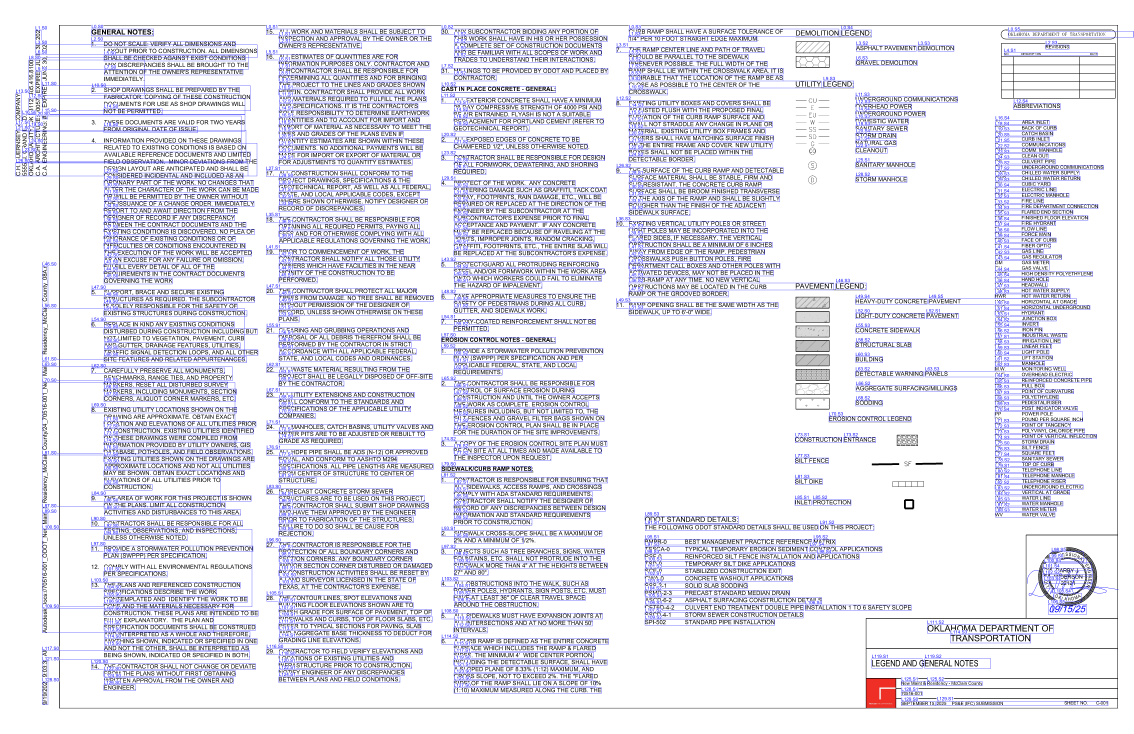
#> input picture debug_lines_overlay.png, 6800 x 4400 px (shown at 1/6 size)
$ python -i preprocess.py   (imports and definitions only)   (older library calls are emulated)
#> lines starting #> are read from the running program, lines starting #| are printed output that depends on the picture
from __future__ import annotations

import logging
from dataclasses import dataclass, field
from typing import Dict, List

from PIL import Image, ImageFilter, ImageOps

log = logging.getLogger(__name__)


@dataclass
class OcrPreprocessConfig:
    """Standalone OCR image preprocessing configuration.

    This module is intentionally independent from the main parsing pipeline.
    It can be run as a pre-stage and its output image can be passed into the
    OCR entry point later.
    """

    enabled: bool = True
    grayscale: bool = True
    autocontrast: bool = False
    clahe: bool = True
    clahe_clip_limit: float = 2.0
    clahe_tile_size: int = 8
    median_denoise: bool = False
    median_kernel_size: int = 3
    adaptive_binarize: bool = False
    adaptive_block_size: int = 11
    adaptive_c: float = 2.0
    sharpen: bool = False
    sharpen_radius: int = 2
    sharpen_percent: int = 140
    save_intermediate: bool = False


@dataclass
class OcrPreprocessResult:
    """Result payload emitted by the standalone OCR preprocessing pipeline."""

    image: Image.Image
    applied_steps: List[str] = field(default_factory=list)
    metrics: Dict[str, float] = field(default_factory=dict)


def _require_odd(value: int, floor: int = 3) -> int:
    """Clamp *value* to at least *floor* and ensure it is odd."""
    value = max(floor, int(value))
    return value if value % 2 == 1 else value + 1


def _as_uint8_gray(img: Image.Image):
    """Convert a PIL image to a uint8 grayscale numpy array."""
    import numpy as np

    if img.mode != "L":
        img = img.convert("L")
    arr = np.array(img)
    if arr.dtype != np.uint8:
        arr = arr.astype(np.uint8)
    return arr


def _measure_metrics(img: Image.Image) -> Dict[str, float]:
    """Compute basic image statistics (mean, std, sharpness, etc.)."""

    arr = _as_uint8_gray(img)
    metrics: Dict[str, float] = {
        "width": float(arr.shape[1]),
        "height": float(arr.shape[0]),
        "mean": float(arr.mean()),
        "std": float(arr.std()),
        "min": float(arr.min()),
        "max": float(arr.max()),
    }

    try:
        import cv2

        metrics["sharpness_laplacian_var"] = float(cv2.Laplacian(arr, cv2.CV_64F).var())
    except ImportError:
        pass

    return metrics


def preprocess_image_for_ocr(
    image: Image.Image,
    cfg: OcrPreprocessConfig | None = None,
    intermediate_dir: str | None = None,
) -> OcrPreprocessResult:
    """Run standalone OCR preprocessing over a PIL image.

    The output is intended to be passed directly into OCR ingestion in a later
    integration stage ("mouth" of OCR pipeline).
    """
    if cfg is None:
        cfg = OcrPreprocessConfig()

    current = image.copy()
    steps: List[str] = []

    def _save_step(name: str) -> None:
        """Save the current intermediate image if configured."""
        if not (cfg.save_intermediate and intermediate_dir):
            return
        from pathlib import Path

        out_dir = Path(intermediate_dir)
        out_dir.mkdir(parents=True, exist_ok=True)
        step_idx = len(steps)
        out_path = out_dir / f"{step_idx:02d}_{name}.png"
        current.save(out_path)

    if not cfg.enabled:
        return OcrPreprocessResult(
            image=current,
            applied_steps=["disabled"],
            metrics=_measure_metrics(current),
        )

    _save_step("input")

    if cfg.grayscale and current.mode != "L":
        current = current.convert("L")
        steps.append("grayscale")
        _save_step("grayscale")

    if cfg.autocontrast:
        current = ImageOps.autocontrast(current)
        steps.append("autocontrast")
        _save_step("autocontrast")

    if cfg.clahe:
        try:
            import cv2

            if not cfg.grayscale and current.mode != "L":
                log.warning(
                    "CLAHE requires grayscale input — converting from %s "
                    "to grayscale (enable grayscale explicitly to silence "
                    "this warning)",
                    current.mode,
                )
            arr = _as_uint8_gray(current)
            tile_size = max(2, int(cfg.clahe_tile_size))
            clahe = cv2.createCLAHE(
                clipLimit=float(cfg.clahe_clip_limit),
                tileGridSize=(tile_size, tile_size),
            )
            arr = clahe.apply(arr)
            current = Image.fromarray(arr)
            steps.append("clahe")
            _save_step("clahe")
        except ImportError:
            steps.append("clahe_skipped_no_cv2")

    if cfg.median_denoise:
        k = _require_odd(cfg.median_kernel_size, floor=3)
        current = current.filter(ImageFilter.MedianFilter(size=k))
        steps.append("median_denoise")
        _save_step("median_denoise")

    if cfg.adaptive_binarize:
        try:
            import cv2

            arr = _as_uint8_gray(current)
            block_size = _require_odd(cfg.adaptive_block_size, floor=3)
            binary = cv2.adaptiveThreshold(
                arr,
                255,
                cv2.ADAPTIVE_THRESH_GAUSSIAN_C,
                cv2.THRESH_BINARY,
                block_size,
                float(cfg.adaptive_c),
            )
            current = Image.fromarray(binary)
            steps.append("adaptive_binarize")
            _save_step("adaptive_binarize")
        except ImportError:
            steps.append("adaptive_binarize_skipped_no_cv2")

    if cfg.sharpen:
        current = current.filter(
            ImageFilter.UnsharpMask(
                radius=cfg.sharpen_radius, percent=cfg.sharpen_percent
            )
        )
        steps.append("unsharp_mask")
        _save_step("unsharp_mask")

    return OcrPreprocessResult(
        image=current,
        applied_steps=steps,
        metrics=_measure_metrics(current),
    )

>>> from PIL import Image
>>> picture = Image.open('../../../debug_lines_overlay.png')
#> picture is the input picture: PIL image 6800x4400 RGBA; mean R, G, B, A 223.9, 223.7, 235.8, 251.5
>>> result = preprocess_image_for_ocr(picture)
#> in preprocess_image_for_ocr, `current = current.convert("L")`:
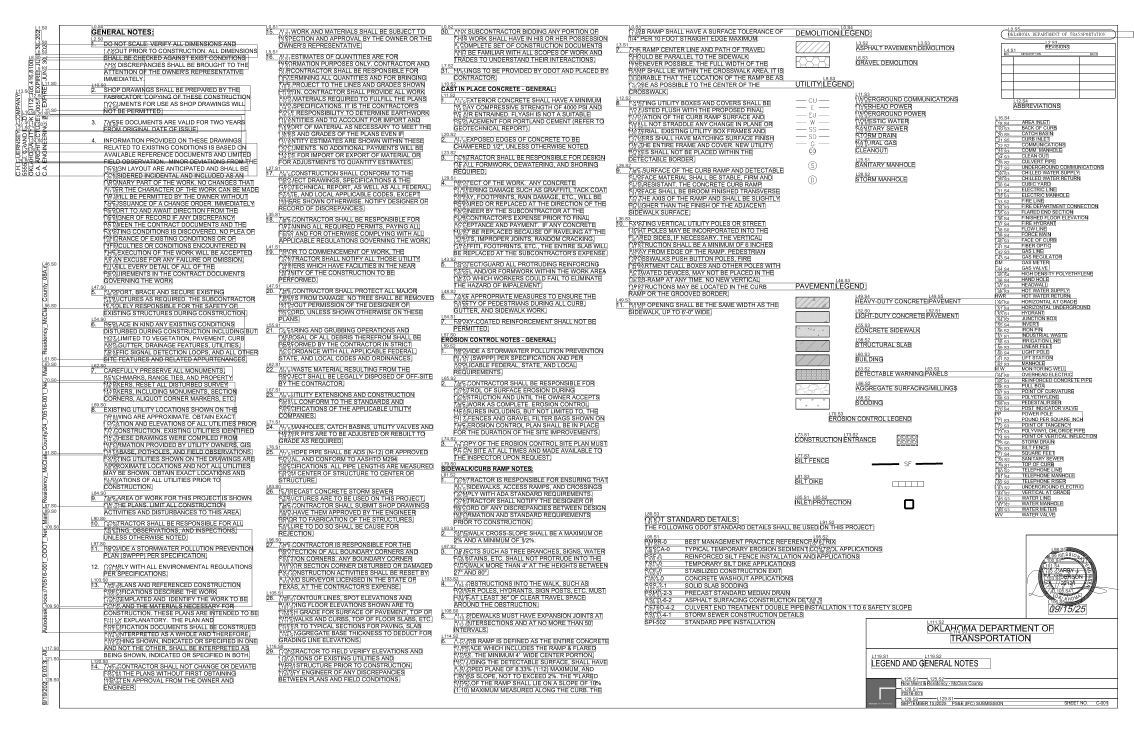
#> current: PIL image 6800x4400 L (shown at 1/6 size); min 0, max 255, mean 225.2
#> in _measure_metrics, `metrics: Dict[str, float] = { "width": float(arr.shape[1]), "height": ..`: metrics = {'width': 6800, 'height': 4400, 'mean': 225.6, 'std': 78.34, 'min': 2, 'max': 255}

$ run again, on pattern_atlas_page5.png
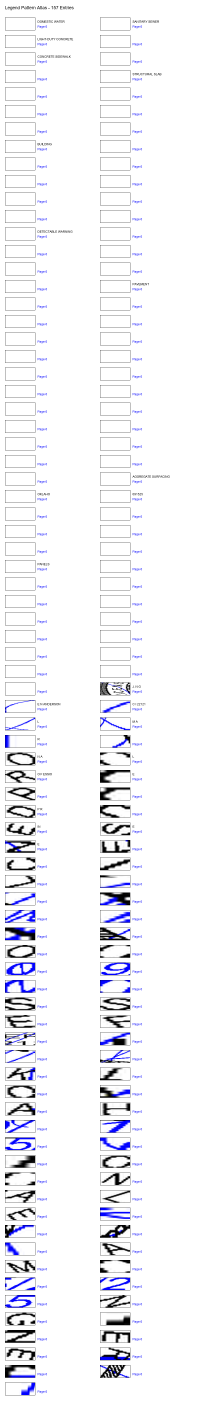
#> input picture pattern_atlas_page5.png, 800 x 5630 px (shown at 1/4 size)
#> picture is the input picture: PIL image 800x5630 RGB; mean R, G, B 242.4, 242.4, 246.2
#> in preprocess_image_for_ocr, `current = current.convert("L")`:
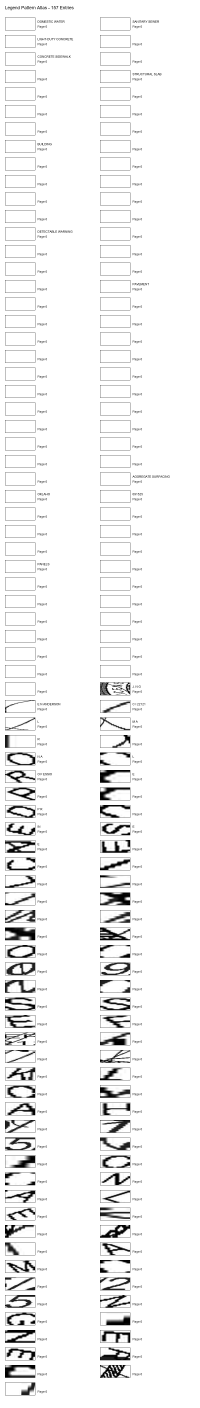
#> current: PIL image 800x5630 L (shown at 1/4 size); min 0, max 255, mean 242.9
#> metrics = {'width': 800, 'height': 5630, 'mean': 242.7, 'std': 49.18, 'min': 1, 'max': 255}
